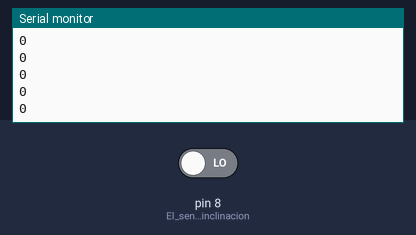
The sketch below on a simulated Arduino Uno, built with avr-gcc and run on an emulated ATmega328P. Shown: the last lines printed to the serial monitor. The inputs (shaded band) are chosen by the test bench; at power-on: pin 8 (El_sensor_de_inclinacion) LOW.

Above: at 1.2 s.
1.3 s: pin 8 (El_sensor_de_inclinacion) driven HIGH
At 2.2 s:
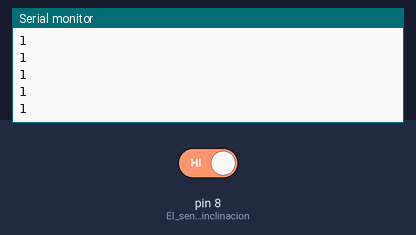
2.8 s: pin 8 (El_sensor_de_inclinacion) driven LOW
At 3.6 s:
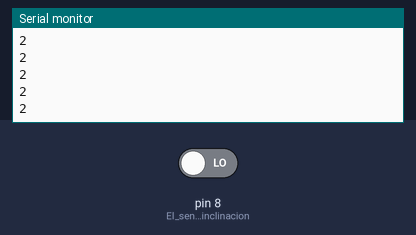
Timing chart, 0 to 5.8 s (numbered marks = the images above; inputs shaded):
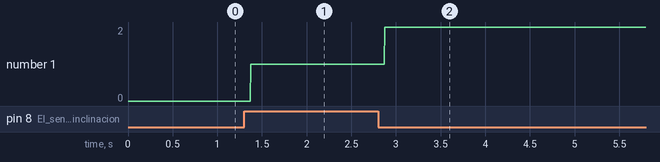

The sketch:

Grabriel_Proyect.ino
```cpp
int count = 0; //variable par contar
int newTilt, lastTilt=0;

void setup(){
 pinMode(9,OUTPUT);//El LED
 pinMode(8,INPUT); // El sensor de inclinacion
 Serial.begin(9600);

}


void loop(){
  count += !(newTilt == lastTilt); //cuenta el cambio en inclinación
  lastTilt = newTilt;
  newTilt=digitalRead(8);
  Serial.println(count);
  //ejemplo, cuando el conteo es
  //menor a 20 apaga el LED
  if(count<20){
    noTone(9);
  }
  //cuando el conteo es > 20 prende
  if(count>20){
    tone(9,440);
  }
  //cuando es mayor a 40 apaga y resetea el conteo
  if(count>40){
   tone(9,880);
  }
 if(count>80){
   count = 0;
  }
}
```

Measured:
- after the input at 1.3 s, the serial monitor: prints a new line after 0.07 s (image 1)
- after the input at 2.8 s, the serial monitor: prints a new line after 0.07 s (image 2)
- plotted number 1: 0 → 1 after the input at 1.3 s, 1 → 2 after the input at 2.8 s
